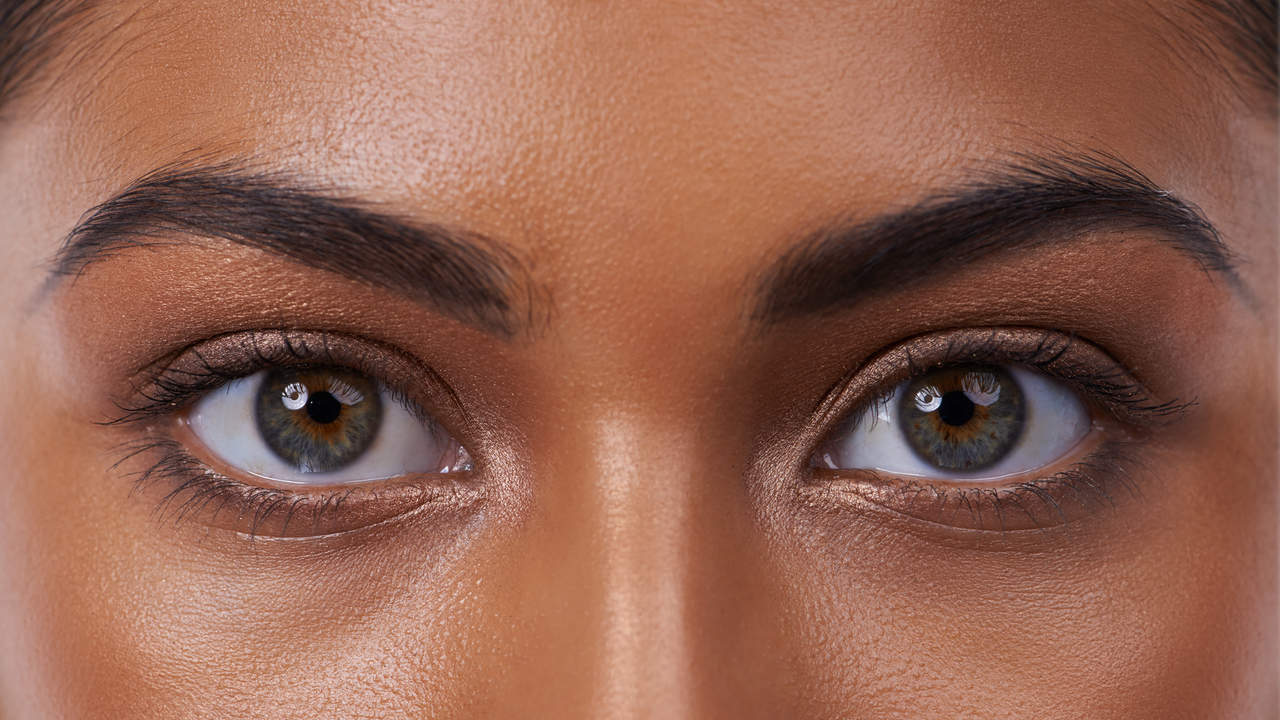
#> input picture tutorials/images/eyes/sample_1.jpg, 1280 x 720 px
$ python image_imposing.py
#> lines starting #> are read from the running program, lines starting #| are printed output that depends on the picture; after the words box and inside, x2 and y2 are one past the last pixel; in counts of white or black regions, pixels touching at a corner belong together
# -*- coding: utf-8 -*-
"""
Created on Thu Jun  7 17:28:08 2018

@author: arden
"""

import numpy as np
import cv2

#img loading
img1 = cv2.imread('../images/eyes/sample_1.jpg')
#> img1 is the input picture: shape (720, 1280, 3); mean B, G, R 82.4, 99.6, 147.9
img2 = cv2.imread('../images/eyes/sample_2.jpg')
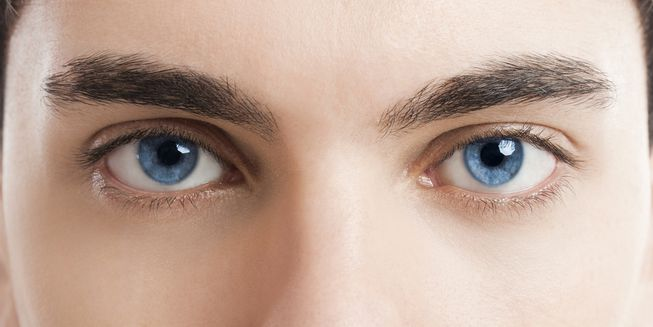
#> input picture tutorials/images/eyes/sample_2.jpg, 653 x 327 px
#> img2 is the input picture: shape (327, 653, 3); mean B, G, R 154.9, 168.8, 193.8

rows, cols, channels = img2.shape
#> rows = 327; cols = 653; channels = 3

roi = img1[0:rows, 0:cols]
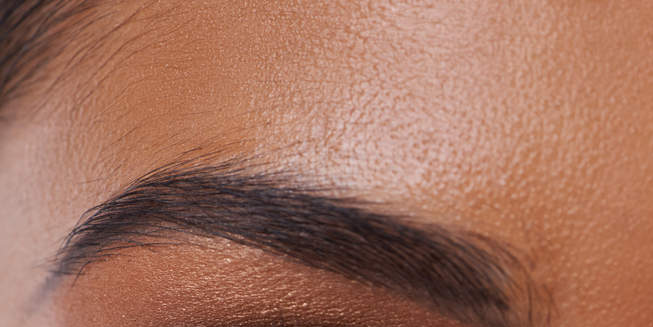
#> roi: shape (327, 653, 3); mean B, G, R 94.7, 113.9, 163.3

img2gray = cv2.cvtColor(img2, cv2.COLOR_BGR2GRAY)
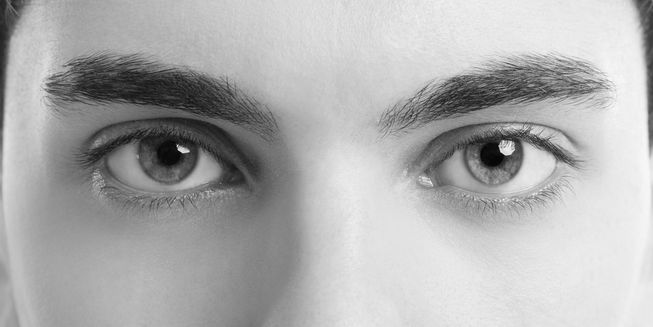
#> img2gray: shape (327, 653); min 1, max 252, mean 174.7

#thresholding(img, thresh, transform, style)
#if above 200 convert to 255, else convert black
ret, mask = cv2.threshold(img2gray, 200, 255, cv2.THRESH_BINARY_INV)
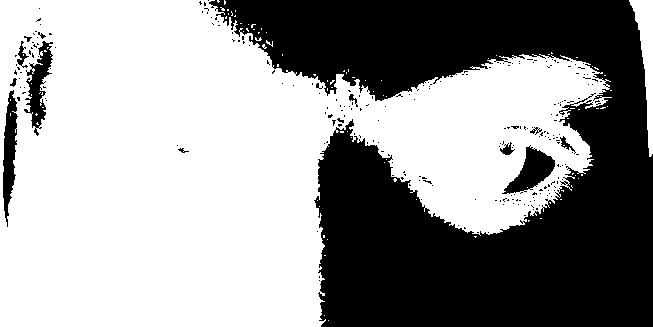
#> mask: shape (327, 653); 59.9% white; 245 black regions (232 under 20 px), largest, box (x1, y1, x2, y2) and area: (209, 0, 653, 327) 81089, (502, 145, 555, 194) 1187, (3, 90, 18, 227) 1161

mask_inv = cv2.bitwise_not(mask)

#> (the run stopped early here; a loop or call above may not have finished)
